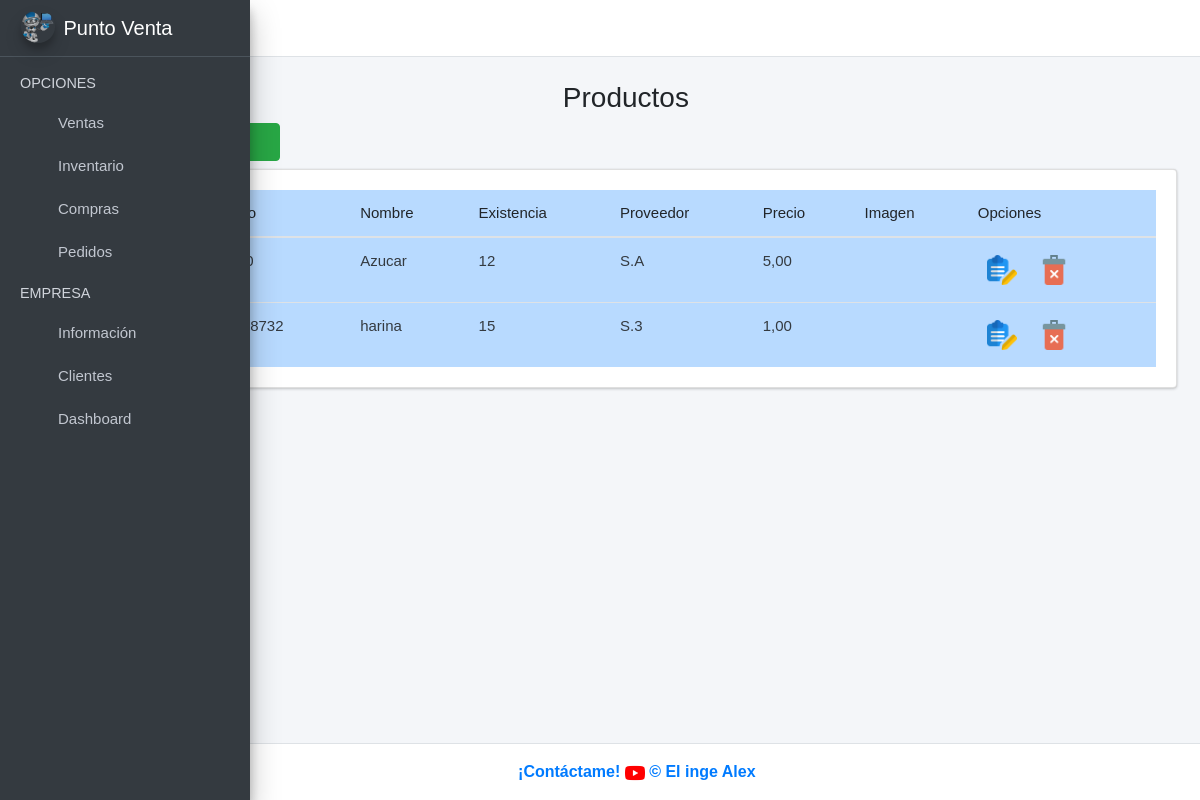
The app's page /productos/, older data.
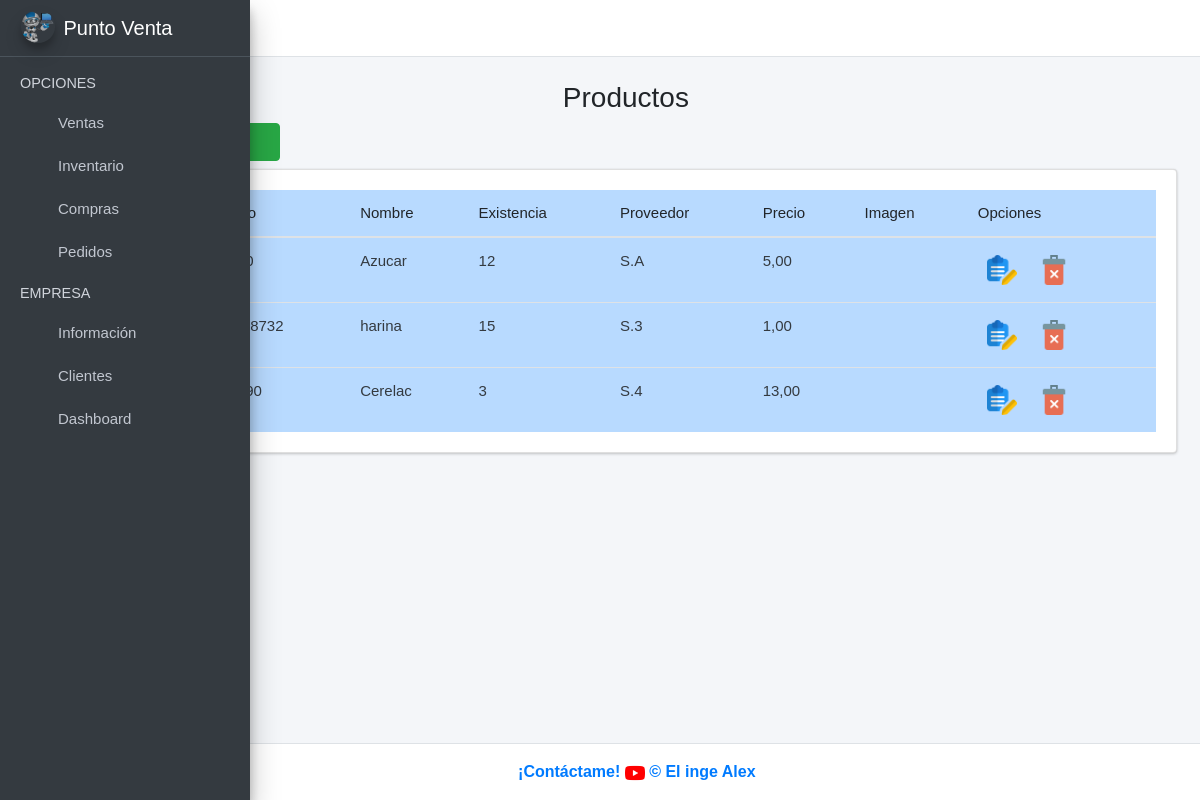
The same page, newer data.
### ventas/models.py (models this page shows)
class Producto(models.Model):
    codigo = models.CharField(max_length = 200, unique = True, null = False, blank = False)
    nombre = models.CharField(max_length = 200, null = False, blank = False)
    existencia = models.CharField(max_length = 200, null = False, blank = False)
    proveedor = models.CharField(max_length = 200, null = False, blank = False)
    precio = models.DecimalField(max_digits = 20, decimal_places = 2, null = False, default = 0, blank= False)
    imagen = models.ImageField(upload_to = "productos", null = True,  blank = True)
    created = models.DateTimeField(auto_now_add = True)
    updated = models.DateTimeField(auto_now_add = True)

### ventas/views.py (the view)
# urls.py: path('productos/', views.productos_views, name='Productos'),
def productos_views(request):
    productos = Producto.objects.all()
    form_add = AddProductoForm()
    form_editar = EditarProductoForm()
    context = {
        "productos": productos,
        "form_add": form_add,
        "form_editar": form_editar,
    }
    return render(request, 'productos.html', context)

### ventas/templates/productos.html (shortened to what this page needs)
{% extends "base.html" %}
{% load static %}
{% load widget_tweaks %}
{% block content %}
<link rel="stylesheet" href="{% static 'index/css/b4.css' %}">
<div class="row">
    <div class="col-md-12">
        <h3 class="text-center">Productos<i class="fas fa-users"></i></h3>
        <div class="col-md-3 pb-2">
            <a href="#AgregarProductoModal"
                data-toggle="modal" data-dismiss="modal">
                <button type="button" class="btn btn-success">
                    <i class="fas fa-plus-circle"></i>
                </button>
            </a>
        </div>
        <div class="card card-body" style="overflow:scroll">
            <table class="table table-hover table-primary" id="myTable">
                <thead>
                    <tr>
                        <th># ID</th>
                        <th>Código</th>
                        <th>Nombre</th>
                        <th>Existencia</th>
                        <th>Proveedor</th>
                        <th>Precio</th>
                        <th>Imagen</th>
                        <th>Opciones</th>
                    </tr>
                </thead>
                <tbody class="text-dark">
                    {% for i in productos %}
                    <tr>
                        <td>{{i.id}}</td>
                        <td>{{i.codigo}}</td>
                        <td>{{i.nombre}}</td>
                        <td>{{i.existencia}}</td>
                        <td>{{i.proveedor}}</td>
                        <td>{{i.precio}}</td>
                        {% if i.imagen %}
                        <td><img src="{{i.imagen.url}}" alt="Error" width="100" height="100"></td>
                        {% else %}
                        <td></td>
                        {% endif %}
                        <td>
                            <button onclick="editarProducto('{{i.id}}', '{{i.codigo}}', '{{i.nombre}}', '{{i.existencia}}', '{{i.proveedor}}', '{{i.precio}}', '{{i.imagen}}')" class="btn btn-dark-outline btn-sm" data-toggle="modal"
                                href="#EditarPersonalModal"><img src="{% static 'index/img/editar.png' %}" alt="Error"
                                    width="30"></button>
                            <button onclick="" class="btn btn-dark-outline btn-sm"
                                data-toggle="modal" href="#EliminarPersonalModal"><img
                                    src="{% static 'index/img/delete.png' %}" alt="Error" width="30"></button>
                        </td>
                    </tr>
                    {% endfor %}
                </tbody>
            </table>
        </div>
    </div>
</div>
{% endblock %}

### ventas/templates/base.html (shortened to what this page needs)
{% load static %}
<!DOCTYPE html>
<html lang="en">
<head>
  <link rel="stylesheet" href="{% static 'lib/adminlite/plugins/fontawesome-free/css/all.min.css' %}">
  <link rel="stylesheet"
    href="{% static 'lib/adminlite/plugins/tempusdominus-bootstrap-4/css/tempusdominus-bootstrap-4.min.css' %}">
  <link rel="stylesheet" href="{% static 'lib/adminlite/plugins/icheck-bootstrap/icheck-bootstrap.min.css' %}">
  <link rel="stylesheet" href="{% static 'lib/adminlite/plugins/jqvmap/jqvmap.min.css' %}">
  <link rel="stylesheet" href="{% static 'lib/adminlite/css/adminlte.min.css' %}">
  <link rel="stylesheet" href="{% static 'lib/adminlite/plugins/overlayScrollbars/css/OverlayScrollbars.min.css' %}">
  <link rel="stylesheet" href="{% static 'lib/adminlite/plugins/daterangepicker/daterangepicker.css' %}">
  <link rel="stylesheet" href="{% static 'lib/adminlite/plugins/summernote/summernote-bs4.min.css' %}">
  <link rel="stylesheet" href="{% static 'index/css/main.css' %}">
  <link rel="stylesheet" type="text/css" href="{% static 'index/DataTables/datatables.min.css' %}">
  <link rel="stylesheet" type="text/css"
    href="{% static 'index/DataTables/Buttons-2.0.1/css/buttons.dataTables.min.css' %}">
  <link rel="stylesheet" href="{% static 'jquery-ui/jquery-ui.min.css' %}">
</head>
<body class="hold-transition sidebar-mini layout-fixed sidebar-closed sidebar-collapse">
  <div class="wrapper">
    <nav class="main-header navbar navbar-expand navbar-white navbar-light">
      <ul class="navbar-nav">
        <li class="nav-item">
          <a class="nav-link" data-widget="pushmenu" href="#" role="button"><i class="fas fa-bars"></i></a>
        </li>
      </ul>
      <ul class="navbar-nav ml-auto">
        <li class="nav-item">
          <a class="nav-link" data-widget="fullscreen" href="#" role="button">
            <i class="fas fa-expand-arrows-alt"></i>
          </a>
        </li>
      </ul>
    </nav>
    <aside class="main-sidebar sidebar-dark-primary elevation-4">
      <a href="{% url 'Ventas' %}" class="brand-link">
        <img src="{% static 'index/img/logo.png' %}" alt="Logo" class="brand-image img-circle elevation-3"
          style="opacity: .8">
      </a>
      <div class="sidebar">
        <nav class="mt-2">
          <ul class="nav nav-pills nav-sidebar flex-column" data-widget="treeview" role="menu" data-accordion="false">
            <li class="nav-item">
              <a href="" class="nav-link">
                <i class="nav-icon far fa-calendar-alt"></i>
              </a>
            </li>
            <li class="nav-item">
              <a href="{% url 'Productos' %}" class="nav-link">
                <i class="nav-icon fas fa-boxes"></i>
              </a>
            </li>
            <li class="nav-item">
              <a href="" class="nav-link">
                <i class="nav-icon fas fa-industry"></i>
              </a>
            </li>
            <li class="nav-item">
              <a href="#" class="nav-link">
                <i class="nav-icon fas fa-tachometer-alt"></i>
              </a>
            </li>
            <li class="nav-item">
              <a href="" class="nav-link">
                <i class=" nav-icon fas fa-globe"></i>
              </a>
            </li>
            <li class="nav-item">
              <a href="{% url 'Clientes' %}" class="nav-link">
                <i class="nav-icon fas fa-users-cog"></i>
              </a>
            </li>
            <li class="nav-item">
              <a href="" class="nav-link">
                <i class="nav-icon fas fa-chart-line"></i>
              </a>
            </li>
          </ul>
        </nav>
      </div>
    </aside>
    <div class="content-wrapper">
      <section class="content">
        <div class="container-fluid">
          {% block content %}
          {% endblock %}
        </div>
      </section>
    </div>
    <footer class="main-footer text-center text-primary">
      <a href="https://www.youtube.com/c/AlejandroHernandezmicanal/videos" target="_blank" rel="noopener noreferrer">
        <strong>¡Contáctame! <img src="{% static 'index/img/youtube.png' %}" alt="Logo Youtube" width="20"> &copy; El
          inge
          Alex
        </strong>
      </a>
    </footer>
  </div>
</body>
</html>

### ventas/static/index/css/main.css (style rules this page uses)
table, th, td { font-weight: 100; font-size:15px; }
body { font-family: Arial, Helvetica, sans-serif !important; }

Row changes from the older to the newer data that the page shows:
added Producto: codigo "G90190", nombre "Cerelac", existencia "3", proveedor "S.4", precio "13,00"
